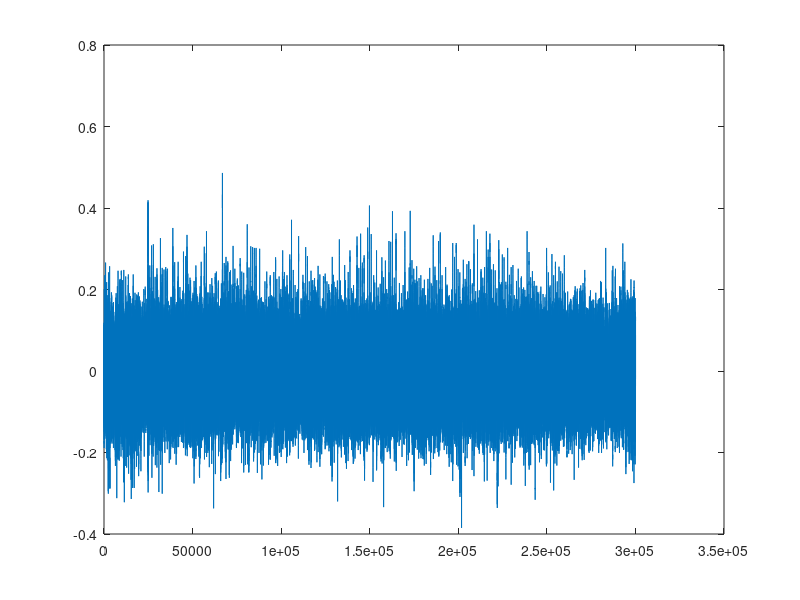

Reproduce this figure in MATLAB.
%% Prefilter
% Applies filtering before windowing so that unwanted frequencies aren't
% smeared out by windowing
% Would I need antialiasing filter???

origPath = pwd;
pathname = 'C:\Users\CH200595\Documents\MATLAB\eeg\Data';
cd(pathname)

load('1002_Traces_Full.mat')

plot(trace(:,2))




cd(origPath)